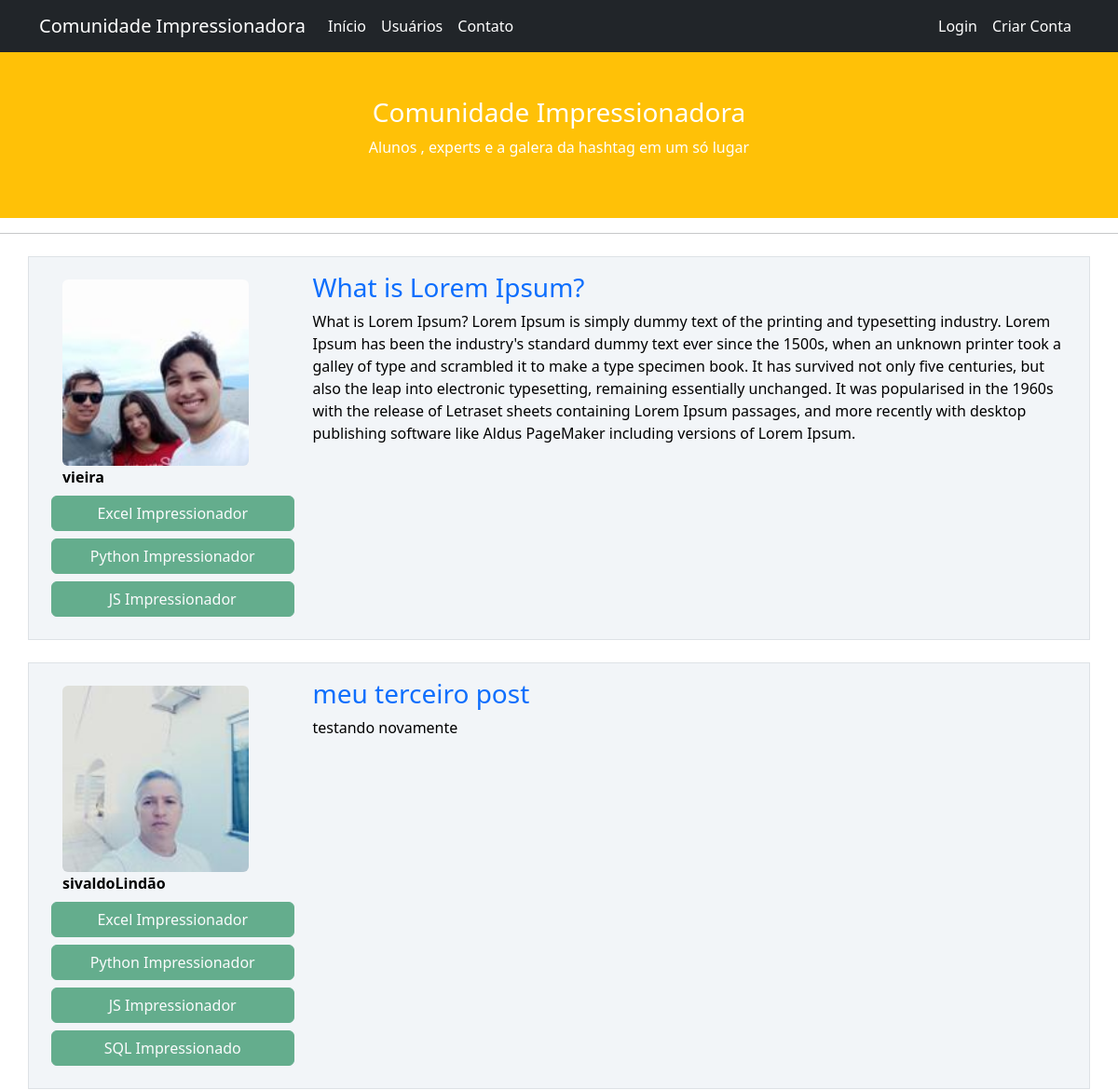
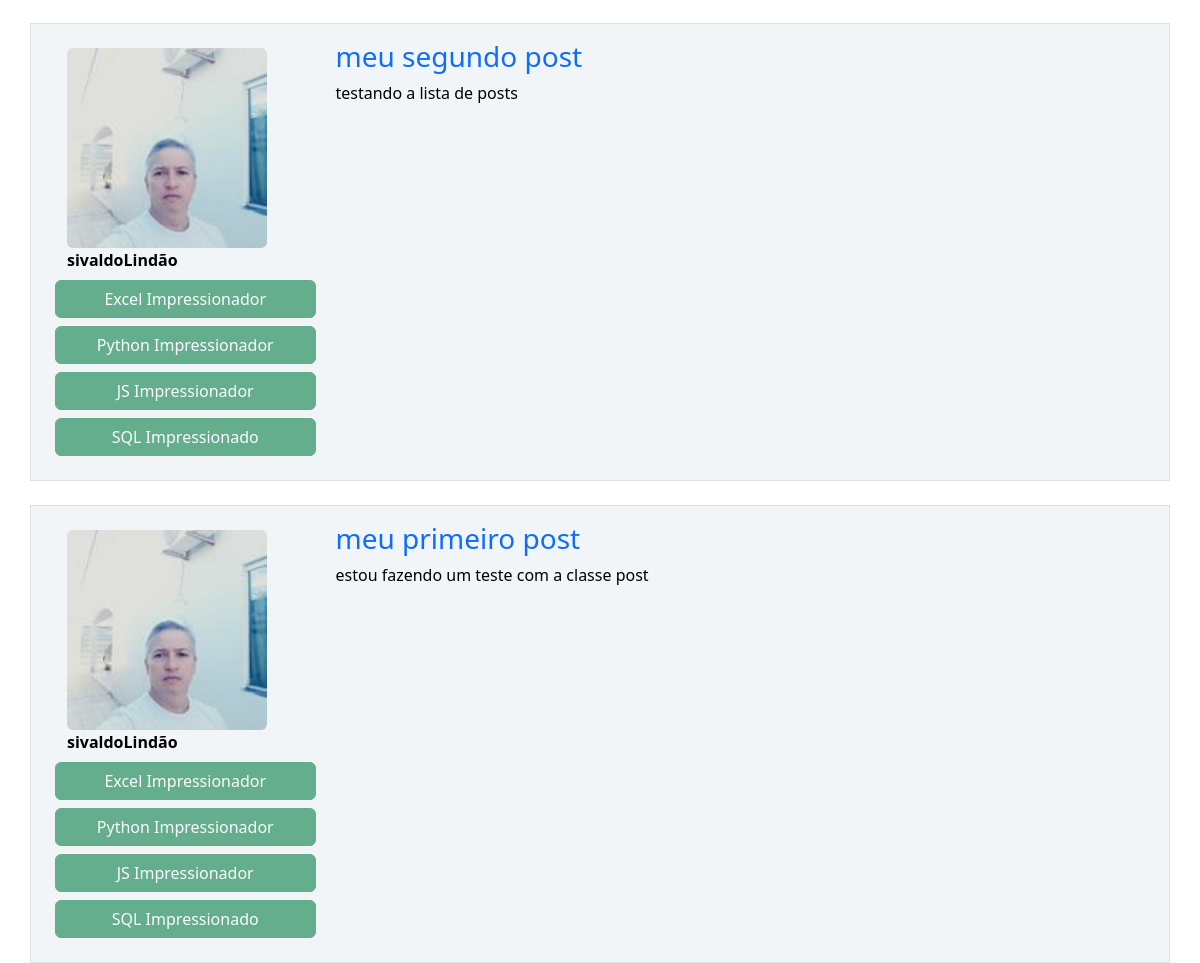
Before: / with the older database file (2 pictures, top to bottom).
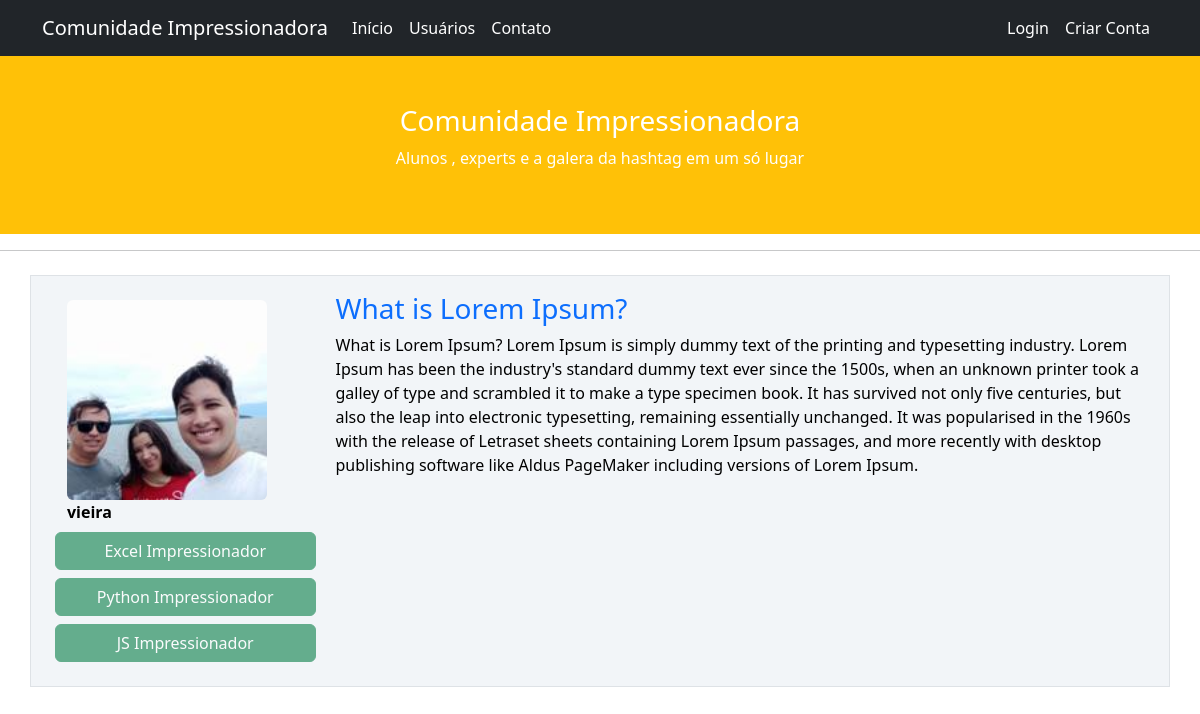
After: the same page with the newer database file.
### comunidadeimpressionadora/models.py (models this page shows)
class Post(database.Model):
     id = database.Column(database.Integer, primary_key=True)
     titulo =  database.Column(database.String, nullable=False)
     corpo =  database.Column(database.Text, nullable=False)
     data_criacao =  database.Column(database.DateTime, nullable=False, default=datetime.now)
     id_usuario = database.Column(database.Integer,
                                  database.ForeignKey('usuarios.id'),
                                  nullable=False)#relacao desta tabela com de Usuario

class Usuarios(database.Model, UserMixin):
    id = database.Column(database.Integer, primary_key=True)
    username = database.Column(database.String, nullable=False)
    email = database.Column(database.String, nullable=False, unique=True)
    senha = database.Column(database.String(80), nullable=False)
    foto_perfil = database.Column(database.String, default='default.jpg')
    posts = database.relationship('Post', backref='autor', lazy=True)
    cursos = database.Column(database.String, nullable=False, default='Não Informado')

### comunidadeimpressionadora/routes.py (the view)
@app.route('/')   #pagina de inicio
def home():
    posts = Post.query.order_by(Post.id.desc())#ordena os posts em ordem decrescente
    return render_template('home.html', posts=posts)#envia os posts  para pagina home.html

### comunidadeimpressionadora/templates/home.html
{% extends 'base.html' %}
{% block body %}
<div class="container mt-3">
       {% for post in posts %}
     <div class="row  border mt-4 p-3 meupost">
        <div class="col col-3  ">
              <div class="image p-2">
                  <img src="{{ url_for('static', filename='fotos_perfil/{}'.format(post.autor.foto_perfil)) }}" class="rounded" width="200" >
                    <strong>{{ post.autor.username }}</strong>
                  <div class="row justify-content-center">
                        {% for curso in post.autor.cursos.split(';') %}
                             <button type="button" class="btn btn-success mt-2 btn-block" disabled>{{ curso }}</button>
                        {% endfor %}
                </div>
              </div>
        </div>
        <div class="col col-9" >
            <a class="text-decoration-none " href="{{ url_for('exibir_post', post_id=post.id) }}"><h3>{{ post.titulo }}</h3></a>
            <p>{{ post.corpo }}</p>
        </div>
    </div>
      {% endfor %}
</div>
{% endblock %}

### comunidadeimpressionadora/templates/base.html (shortened to what this page needs)
<!DOCTYPE html>
<html lang="pt-br">
<head>
    <link rel="stylesheet" type="text/css" href="{{ url_for('static', filename='style.css') }}">
<link href="https://cdn.jsdelivr.net/npm/bootstrap@5.3.3/dist/css/bootstrap.min.css" rel="stylesheet">
</head>
<body>
    {% include 'navbar.html' %}
       <div class="container-fluid p-5 bg-warning text-white text-center">
  <h3>Comunidade Impressionadora</h3>
  <p>Alunos , experts e a galera da hashtag em um só lugar</p>
</div>
<hr>
    {% block body %}
    {% endblock %}
</body>
</html>

### comunidadeimpressionadora/templates/navbar.html
<nav class="navbar navbar-expand-lg navbar-light bg-dark navbar-custom  ">
  <div class="container-fluid container ">
    <a class="navbar-brand .navbar-nav .nav-link" href="{{ url_for('home') }}">Comunidade Impressionadora</a>
    <div class="collapse navbar-collapse " id="navbarSupportedContent">
      <ul class="navbar-nav me-auto mb-2 mb-lg-0 ">
        <li class="nav-item">
          <a class="nav-link" aria-current="page" href="{{ url_for('home') }}">Início</a>
        </li>
        <li class="nav-item">
          <a class="nav-link" href="{{ url_for('usuarios') }}">Usuários</a>
        </li>
        <li class="nav-item">
          <a class="nav-link" href="{{ url_for('contato') }}">Contato</a>
        </li>
      </ul>
      <ul class="d-flex navbar-nav mr-0">
        {% if current_user.is_authenticated %}
          <li class="nav-item">
            <a class="nav-link" href="{{ url_for('criar_post') }}">Criar Post</a>
          </li>
          <li class="nav-item">
            <a class="nav-link" href="{{ url_for('perfil') }}">Meu Perfil</a>
          </li>
          <li class="nav-item">
            <a class="nav-link" href="{{ url_for('sair') }}">Sair</a>
          </li>
        {% else %}
          <li class="nav-item">
            <a class="nav-link" href="{{ url_for('login') }}">Login</a>
          </li>
          <li class="nav-item">
            <a class="nav-link" href="{{ url_for('criarConta') }}">Criar Conta</a>
          </li>
        {% endif %}
      </ul>
    </div>
  </div>
</nav>

### comunidadeimpressionadora/static/style.css (style rules this page uses)
.navbar-custom .navbar-nav .nav-link { color: white !important; }
.navbar-custom .navbar-brand { color: white !important; }
.meupost { background: #f2f5f8 !important; color: #000 !important; }
.image img { width: 200px; height: 200px; object-fit: cover; }

Changed rows visible on the page:
removed Post: foto_perfil (picture), autor.username "sivaldoLindão", curso "Excel Impressionador" "Python Impressionador" "JS Impressionador" "SQL Impressionado", titulo "meu terceiro post", corpo "testando novamente"
removed Post: foto_perfil (picture), autor.username "sivaldoLindão", curso "Excel Impressionador" "Python Impressionador" "JS Impressionador" "SQL Impressionado", titulo "meu segundo post", corpo "testando a lista de posts"
removed Post: foto_perfil (picture), autor.username "sivaldoLindão", curso "Excel Impressionador" "Python Impressionador" "JS Impressionador" "SQL Impressionado", titulo "meu primeiro post", corpo "estou fazendo um teste com a classe post"
